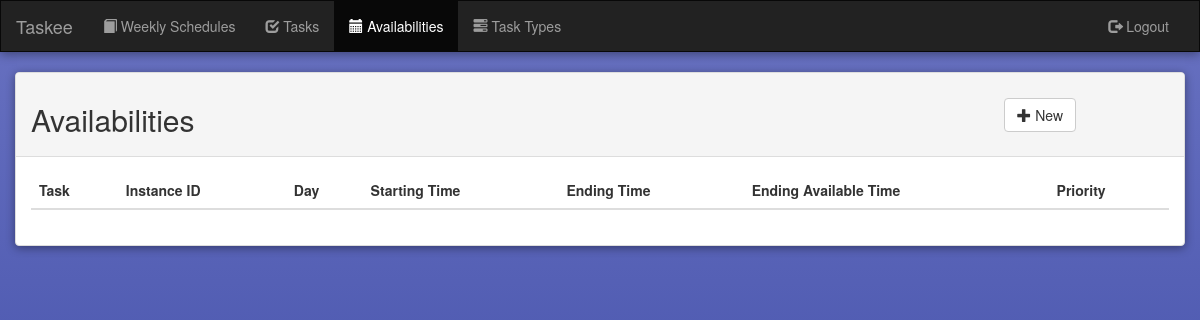
The page /availabilities/ (signed in) on the database as committed earlier.
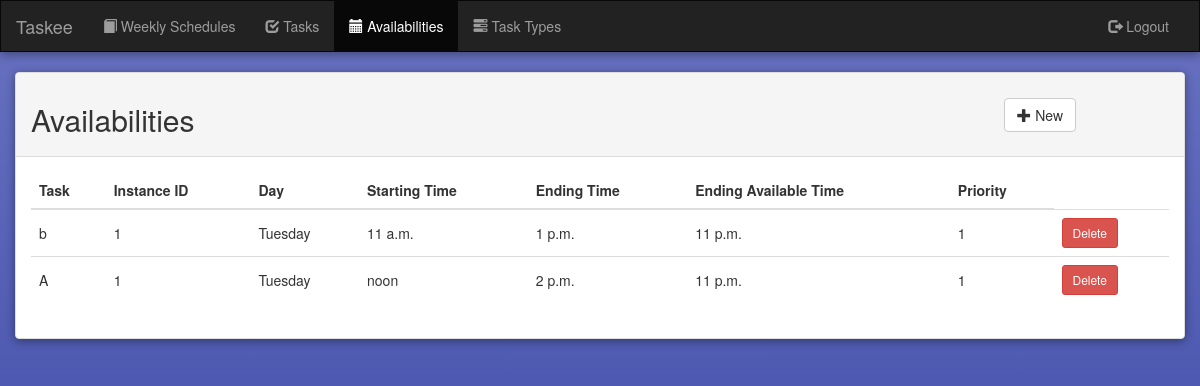
The same page on the database as committed later.
### taskmanager/models.py (models this page shows, shortened)
class Availability(models.Model):
	user = models.ForeignKey(User, on_delete=models.CASCADE)
	task = models.ForeignKey(Task, on_delete=models.CASCADE, default=1)
	instanceId = models.IntegerField(default=1)
	day = models.ForeignKey(Day, on_delete=models.CASCADE, default=1)
	startingTime = models.TimeField()
	endingAvailableTime = models.TimeField()
	priority = models.IntegerField(default=1)
	used = models.BooleanField(default=False)
	totalWeight = models.IntegerField(default=1)
	@property
	def endingTime(self):
		return (datetime.combine(date.today(), self.startingTime) + WeeklySchedule.objects.filter(user=self.user, task=self.task, instanceId=self.instanceId).get().duration).time()

class Task(models.Model):
	user = models.ForeignKey(User, on_delete=models.CASCADE)
	name = models.CharField(max_length=250)
	type = models.ForeignKey(TaskTypeWeight, on_delete=models.CASCADE, default=1)
	place = models.CharField(max_length=250)
	notes = models.CharField(max_length=1000)

class Day(models.Model):
	name = models.CharField(max_length=9)
	def __str__(self): return self.name

class WeeklySchedule(models.Model):
	user = models.ForeignKey(User, on_delete=models.CASCADE)
	task = models.ForeignKey(Task, on_delete=models.CASCADE, default=1)
	instanceId = models.IntegerField(default=1)
	day = models.ForeignKey(Day, on_delete=models.CASCADE, default=1)
	startingTime = models.TimeField()
	duration = models.DurationField()
	canMove = models.BooleanField(default=False)
	valid = models.BooleanField(default=False)
	totalWeight = models.IntegerField(default=1)

### taskmanager/views.py (the view)
# urls.py: url(r'^availabilities/$', views.AvailabilitiesView.as_view(), name='availabilityView'),
class AvailabilitiesView(LoginRequiredMixin, generic.ListView):
	template_name = 'taskmanager/availabilitiesView.html'
	context_object_name = 'availability_list'
	login_url = LOGIN_URL
	def get_queryset(self):
		return Availability.objects.filter(user=self.request.user).order_by('day', 'startingTime')

### templates/taskmanager/availabilitiesView.html
{% extends 'listView.html' %}
{% block title %}Availabilities{% endblock %}
{% block availabilitiesView %}active{% endblock %}
{% block addButtonHref %}{% url 'taskmanager:availabilityAdd' %}{% endblock %}
{% block fieldNames %}
	<th>Task</th>
	<th>Instance ID</th>
	<th>Day</th>
	<th>Starting Time</th>
	<th>Ending Time</th>
	<th>Ending Available Time</th>
	<th>Priority</th>
{% endblock %}
{% block tBody %}
	{% for availability in availability_list %}
		<tr>
			<td style="vertical-align: middle;">{{ availability.task.name }}</td>
			<td style="vertical-align: middle;">{{ availability.instanceId }}</td>
			<td style="vertical-align: middle;">{{ availability.day }}</td>
			<td style="vertical-align: middle;">{{ availability.startingTime }}</td>
			<td style="vertical-align: middle;">{{ availability.endingTime }}</td>
			<td style="vertical-align: middle;">{{ availability.endingAvailableTime }}</td>
			<td style="vertical-align: middle;">{{ availability.priority }}</td>
			<td style="vertical-align: middle;">
				<a href="{% url 'taskmanager:availabilityDelete' availability.pk %}">
					<button class="btn btn-sm btn-danger">Delete</button>
				</a>
			</td>
		</tr>
	{% endfor %}
{% endblock %}

### templates/listView.html
{% extends 'base.html' %}
{% block body %}
	<div class="container">
		<div class="row">
			<div class="panel panel-default hasShadow">
				<div class="panel-heading">
					<div class="row" style="display: flex; align-items: center">
						<div class="col-lg-4">
							<h2>{% block title %}{% endblock %}</h2>
						</div>
						<div class="col-lg-2 col-lg-offset-6 align-right">
							<a href="{% block addButtonHref %}{% endblock %}">
								<button class="btn btn-default"><span class="glyphicon glyphicon-plus"></span> New
								</button>
							</a>
						</div>
					</div>
				</div>
				<div class="panel-body">
					<table class="table">
						<thead>
						<tr>
							{% block fieldNames %}{% endblock %}
						</tr>
						</thead>
						<tbody>
						{% block tBody %}{% endblock %}
						</tbody>
					</table>
				</div>
			</div>
		</div>
	</div>
{% endblock %}

### templates/base.html (shortened to what this page needs)
<!DOCTYPE html>
<html lang="en">
<head>
	{% load static %}
	<link rel="stylesheet" type="text/css" href="{% static 'css/bootstrap.min.css' %}"/>
	<link rel="stylesheet" type="text/css" href="{% static 'css/animate.min.css' %}"/>
	<link rel="stylesheet" type="text/css" href="{% static 'css/style.css' %}"/>
</head>
<body>
<nav class="navbar navbar-inverse hasShadow">
	<div class="container-fluid">
		<div class="navbar-header">
			<a class="navbar-brand" href="{% url 'taskmanager:index' %}">Taskee</a>
		</div>
		{% if user.is_authenticated %}
			<div class="collapse navbar-collapse" id="topNavBar">
				<ul class="nav navbar-nav">
					<li class="{% block weeklyScheduleView %}{% endblock %}">
						<a href="{% url 'taskmanager:weeklyScheduleView' %}">
							<span class="glyphicon glyphicon-book"></span>&nbsp;Weekly
							Schedules
						</a>
					</li>
					<li class="{% block taskView %}{% endblock %}">
						<a href="{% url 'taskmanager:taskView' %}">
							<span class="glyphicon glyphicon-check"></span>&nbsp;Tasks
						</a>
					</li>
					<li class="{% block availabilitiesView %}{% endblock %}">
						<a href="{% url 'taskmanager:availabilityView' %}">
							<span class="glyphicon glyphicon-calendar"></span>&nbsp;Availabilities
						</a>
					</li>
					<li class="{% block taskTypeView %}{% endblock %}">
						<a href="{% url 'taskmanager:taskTypeView' %}">
							<span class="glyphicon glyphicon-tasks"></span>&nbsp;Task Types
						</a>
					</li>
				</ul>
				<ul class="nav navbar-nav navbar-right">
					<li>
						<a href="{% url 'login:logout' %}">
							<span class="glyphicon glyphicon-log-out"></span>&nbsp;Logout
						</a>
					</li>
				</ul>
			</div>
		{% endif %}
	</div>
</nav>
{% block body %}{% endblock %}
</body>
</html>

### staticfiles/css/style.css (style rules this page uses)
body { background: linear-gradient(to top, #303F9F 0%, #6972c1 100%); min-height: 100vh; }
.navbar { border-radius: 0; }
.hasShadow { box-shadow: 0 2px 10px rgba(0, 0, 0, .4); }

Rows that differ between the two databases and show on the page:
added Availability: task.name "b", instanceId "1", day "Tuesday", startingTime "11 a.m.", endingTime "1 p.m.", endingAvailableTime "11 p.m.", priority "1"
added Availability: task.name "A", instanceId "1", day "Tuesday", startingTime "noon", endingTime "2 p.m.", endingAvailableTime "11 p.m.", priority "1"
